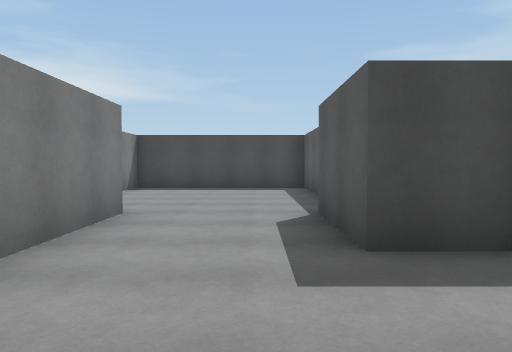
view 1 (above)

18 first-person views from a walk through a scene from a Unity 3-D project. The camera is 1.4 m above the floor, tilts 2° down and sees 70° across. The floor is counted in squares, 2 m on a side. Each view is taken from the middle of a square. On the plan, view 1 faces up. The plan holds only what a view shows up to about 11 squares ahead; the rest is blank. The player is left out. Surface patterns are stand-ins for the level's own textures.

view 2
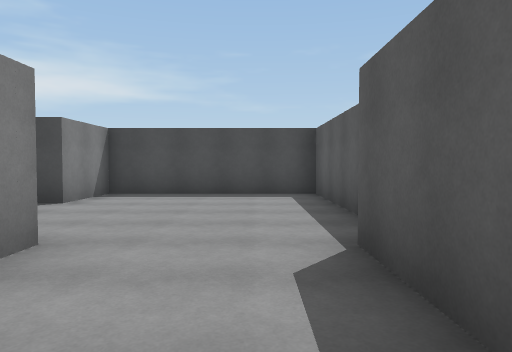

view 3
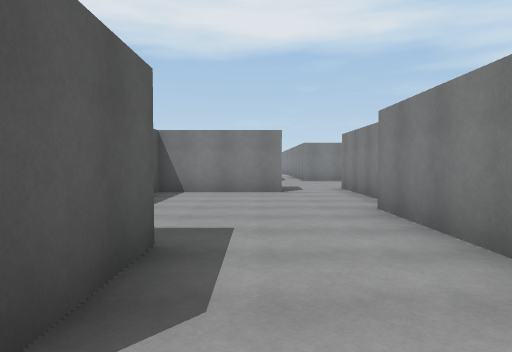

view 4
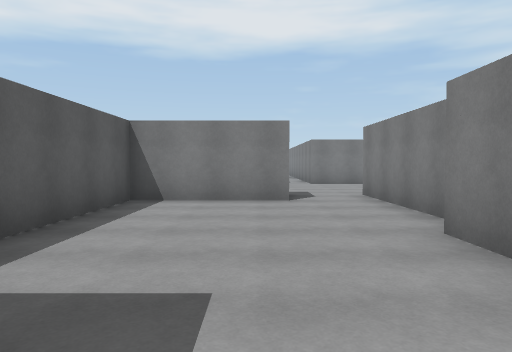

view 5
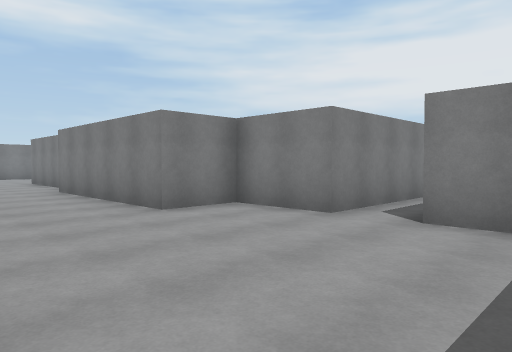

view 6
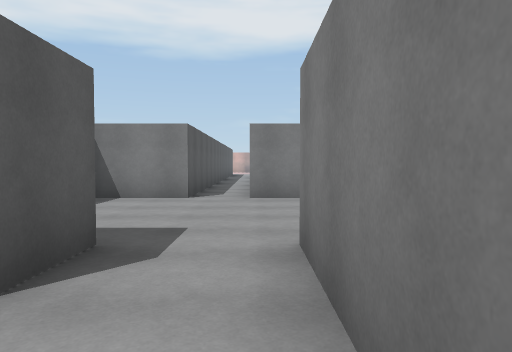

view 7
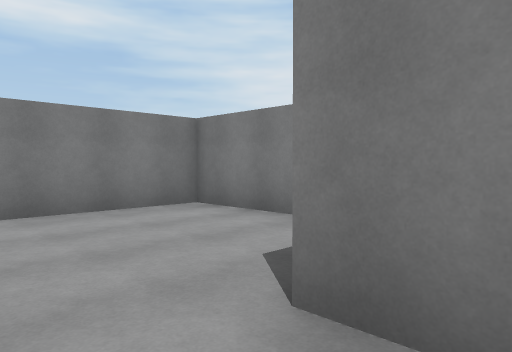

view 8
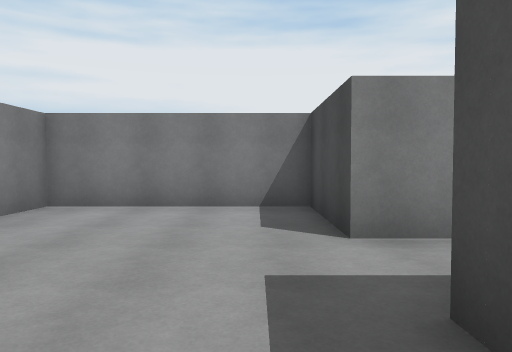

view 9
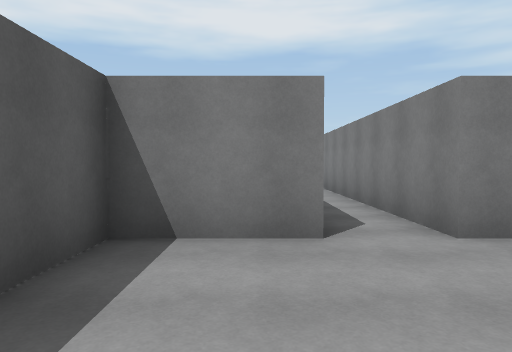

view 10
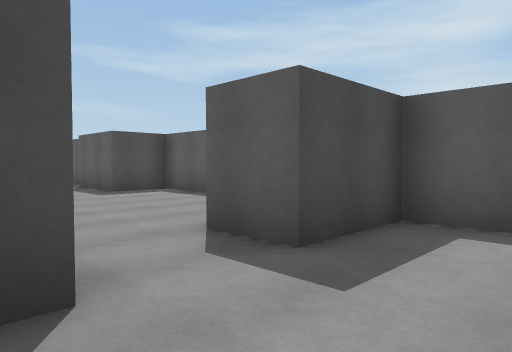

view 11
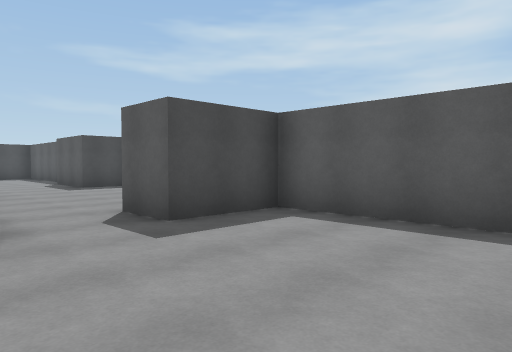

view 12
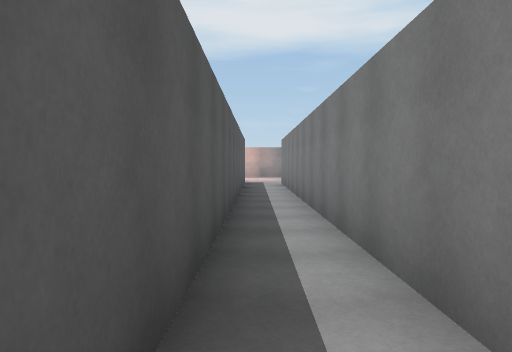

view 13
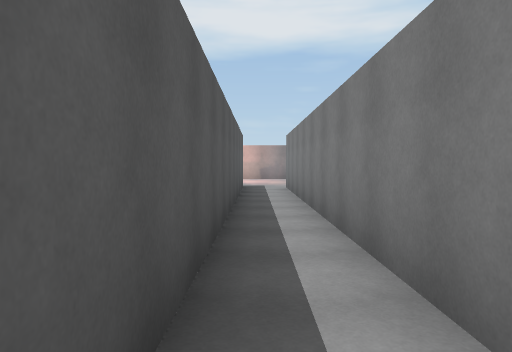

view 14
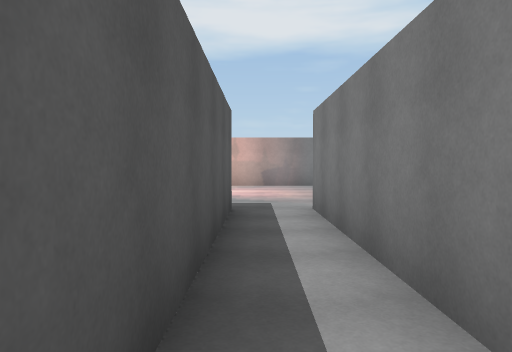

view 15
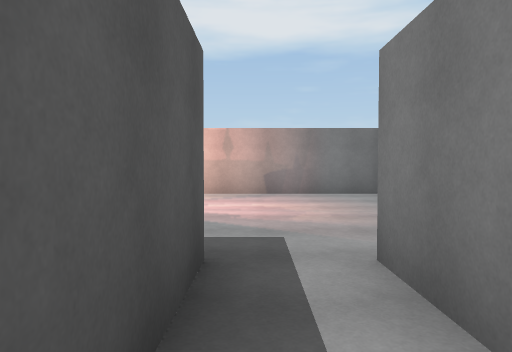

view 16
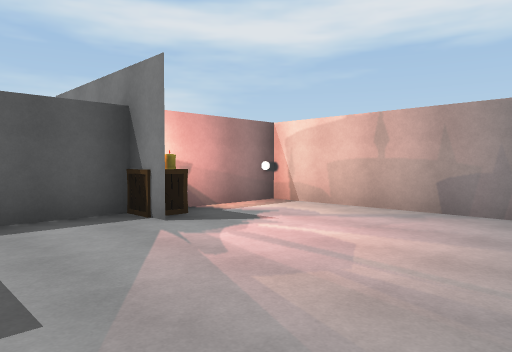

view 17
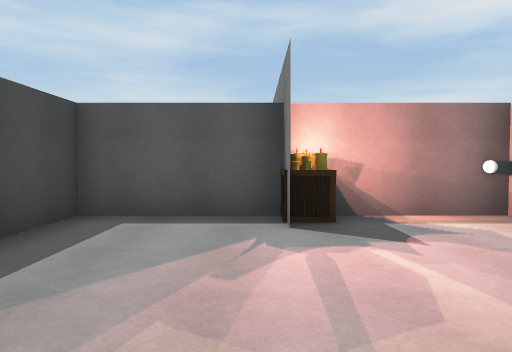

view 18
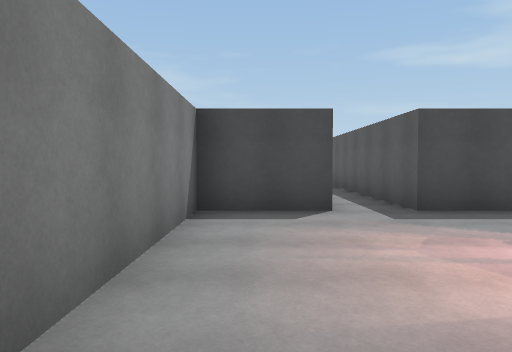

### Floor plan
Ten units are one square. View 1 is at (0, 0); x grows to the right and y downward. Boxes are objects, and circles mark ways between rooms. Rooms are numbered by the first view taken in them; rooms with no view inside come last. Other rooms are left out.
<svg viewBox="-54 -109 84 398">
<path fill="none" stroke="#000" d="M-24 5 -24 24M-6 29 24 29 24 -29 9 -29 9 -51M-19 -51 -19 -4M-34 -71 -34 -51 -19 -51M14 -69 14 -104 -34 -104 -34 -84M-6 84 14 84 14 41 -6 41 -6 29M-24 24 -24 41 -49 41 -49 84 -19 84M19 275 19 226 -6 226 -6 84M-39 284 15 284M-19 84 -19 226 -39 226 -39 269"/>
<rect x="5" y="245" width="20" height="20" fill="#bbb"><title>other object</title></rect>
<circle cx="-5" cy="-60" r="3" fill="#2a7"/>
<circle cx="-15" cy="35" r="3" fill="#2a7"/>
<circle cx="-10" cy="80" r="3" fill="#2a7"/>
<text x="0" y="-10">1</text>
<text x="-10" y="-80">2</text>
<text x="-20" y="60">3</text>
<text x="-10" y="230">4</text>
</svg>
Room 1 opens to room 2. Room 1 opens to room 3. Room 3 opens to room 4.

Where each view was taken, in squares from view 1:
view 1: 0 up, 0 right, facing up
view 2: 2 up, 0 right, facing up
view 3: 6 up, 0 right, facing down
view 4: 4 up, 0 right, facing down
view 5: 10 up, 1 right, facing down-left
view 6: 1 down, 2 left, facing down
view 7: 3 down, 1 left, facing down-left
view 8: 5 down, 1 right, facing left
view 9: 5 down, 0 right, facing down
view 10: 6 down, 3 left, facing up-right
view 11: 8 down, 3 left, facing up-right
view 12: 10 down, 1 left, facing down
view 13: 12 down, 1 left, facing down
view 14: 17 down, 1 left, facing down
view 15: 20 down, 1 left, facing down
view 16: 23 down, 3 left, facing down-right
view 17: 25 down, 3 left, facing right
view 18: 28 down, 3 left, facing up
